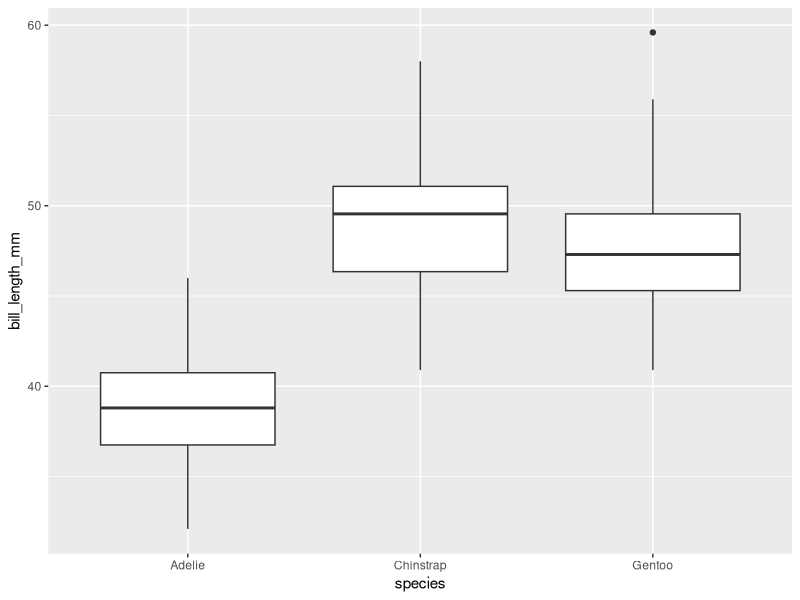
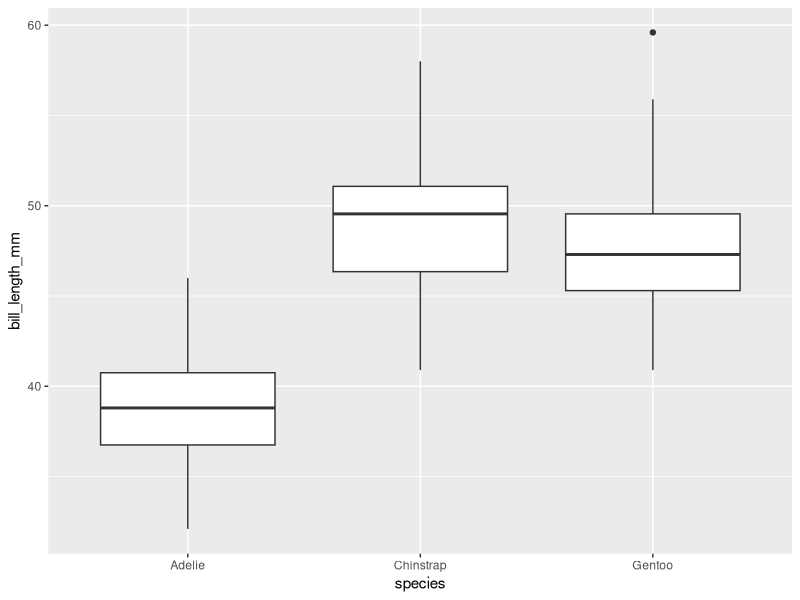

Here is the R script that generated these plots, in order:
library(ggplot2)
library(palmerpenguins)

built_answer <- tryCatch(
    {
        set.seed(42)
        ggplot(penguins, aes(x = species, y = bill_length_mm)) + geom_boxplot()
        suppressWarnings(ggsave(width = 3, height = 3, "eval.png"))
        suppressWarnings(ggplot_build(last_plot()))
    },
    error = function(e) {
        FALSE
    }
)

built_submission <- tryCatch(
    {
        set.seed(42)
        ggplot(data = penguins, aes(x = species, y = bill_length_mm)) + geom_boxplot()
        suppressWarnings(ggsave(width = 3, height = 3, "eval.png"))
        suppressWarnings(ggplot_build(last_plot()))
    },
    error = function(e) {
        FALSE
    }
)

print(isTRUE(all.equal(built_answer, built_submission)))
